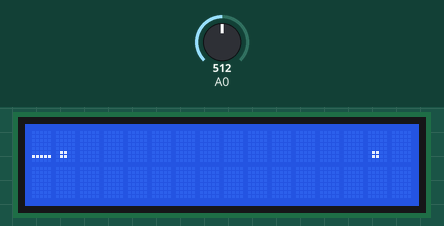
Simulated run of this sketch. Board: Arduino Uno, built with avr-gcc and run on an emulated ATmega328P. Shown: 16×2 character LCD. The test bench sets the inputs (shaded band); at power-on: A0 = 512.

Above: at 1.2 s.
1.3 s: A0 set to 427
2.8 s: A0 set to 411
At 3.4 s:
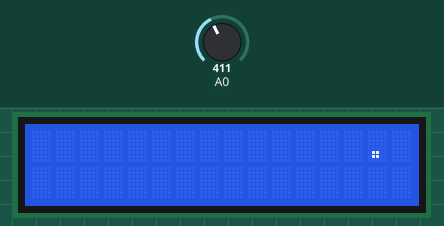
4.3 s: A0 set to 3
6.9 s: A0 set to 0
At 8.9 s:
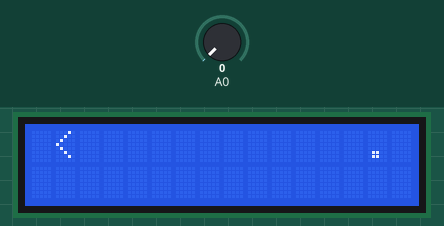
9.9 s: A0 set to 23
Timing chart, 0 to 12.4 s (numbered marks = the images above; inputs shaded):
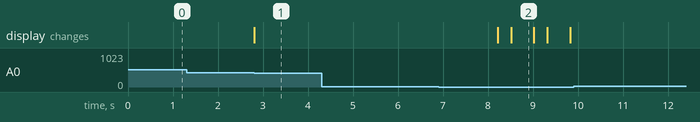

The sketch:

lcd_pacman_manual.ino
```cpp
#include<LiquidCrystal.h>
LiquidCrystal lcd(8,9,4,5,6,7);
int count;
int y;
void setup()
{
 lcd.begin(16,2);
 lcd.setCursor(1,0);
 lcd.print(".") ;
  lcd.setCursor(14,0);
 lcd.print(".") ;
 lcd.setCursor(0,0);
 lcd.print("_");
}

void loop()
{
  int value = analogRead(A0);
  if(value<2)
  {
    lcd.clear();
    count++;
    lcd.setCursor(14,0);
    lcd.print(".") ;
    lcd.setCursor(count,y);
    lcd.print("<");
    delay(500);
    if (count==13)
     {

    lcd.setCursor(13,y);
    lcd.print("<");
    delay(100);
    lcd.clear();
    lcd.setCursor(count=count+1,y);
    lcd.print("-");
    delay(300);
    lcd.clear();
    lcd.setCursor(15,y);
    lcd.print("<");
    delay(500);
     }
    else if (count<13)
     {
    lcd.clear();
    lcd.setCursor(count=count+1,y);
    lcd.print("-");
    lcd.setCursor(14,0);
    lcd.print(".") ;
    delay(300);

     }
  }
 if(value>400 && value<420)
   {
    lcd.clear();
    lcd.setCursor(count=count-1,y);
    lcd.print(">");
    lcd.setCursor(14,0);
    lcd.print(".") ;
    delay(300);
    lcd.clear();
    lcd.setCursor(count=count-1,y);
    lcd.print("-");
    lcd.setCursor(14,0);
    lcd.print(".") ;
    delay(500);

   }
}
```

Measured:
- the behaviour switches between 420 and 419 on A0 (found by bisection; images 0 and 1)
- the behaviour switches between 2 and 1 on A0 (found by bisection; images 1 and 2)
- after the input at 1.3 s, every drawn part: stays the same
- after the input at 2.8 s, the display: changes at once (image 1)
- after the input at 4.3 s, every drawn part: stays the same
- after the input at 6.9 s, the display: first changes after 1.3 s (image 2 shows a later state)
- after the input at 9.9 s, every drawn part: stays the same
- what the display in image 2 shows lasts 0.5 s, from 8.5 s to 9.0 s
